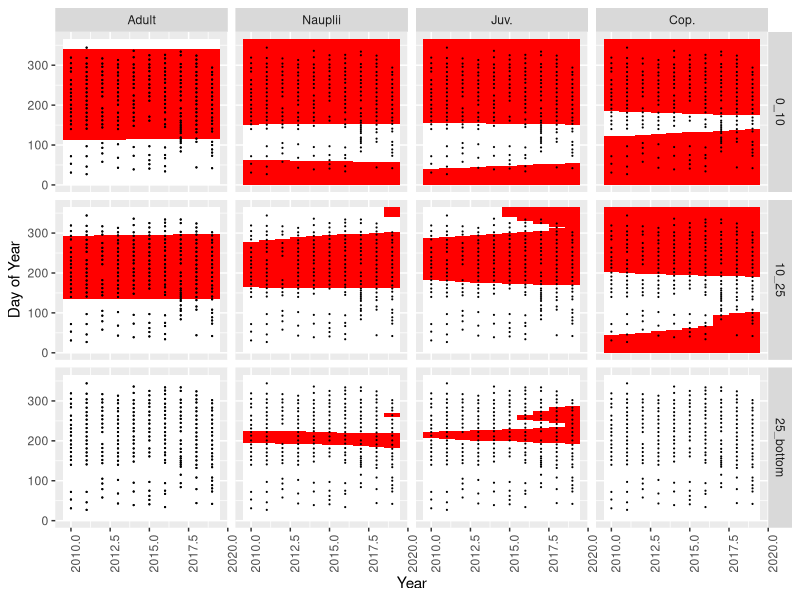
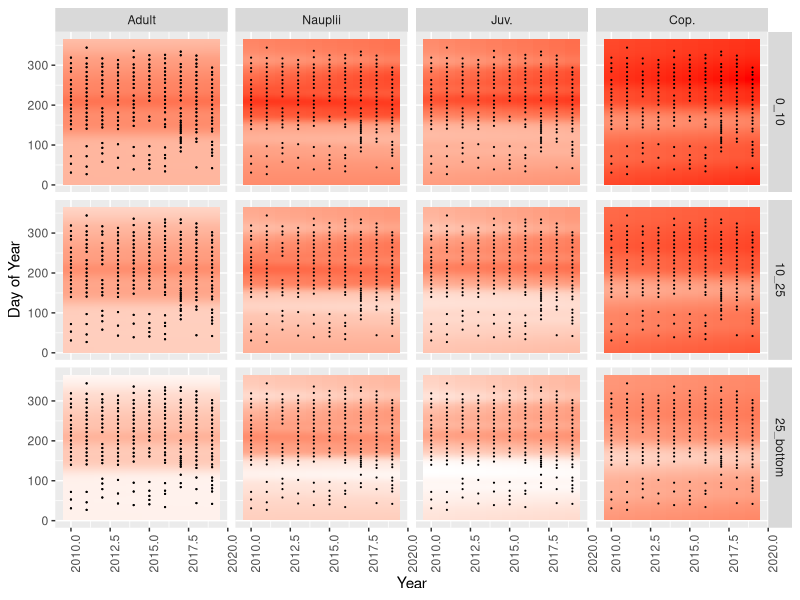
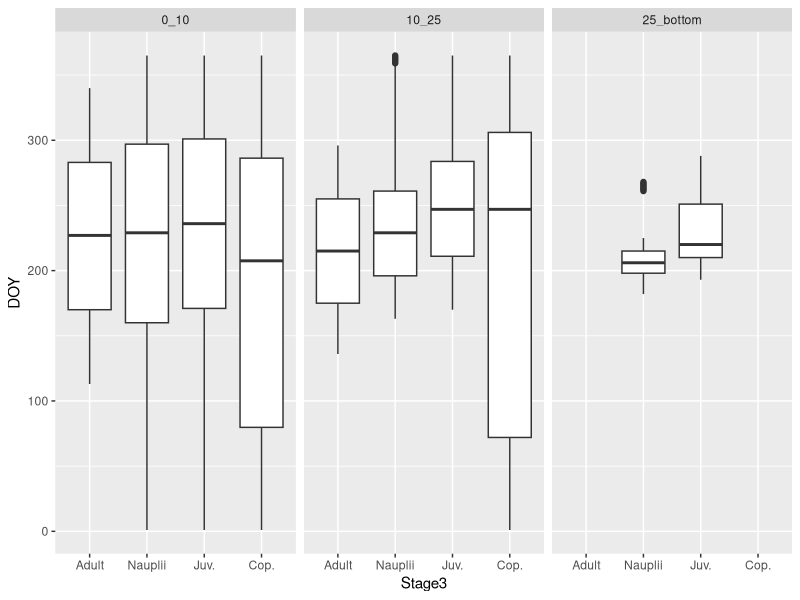
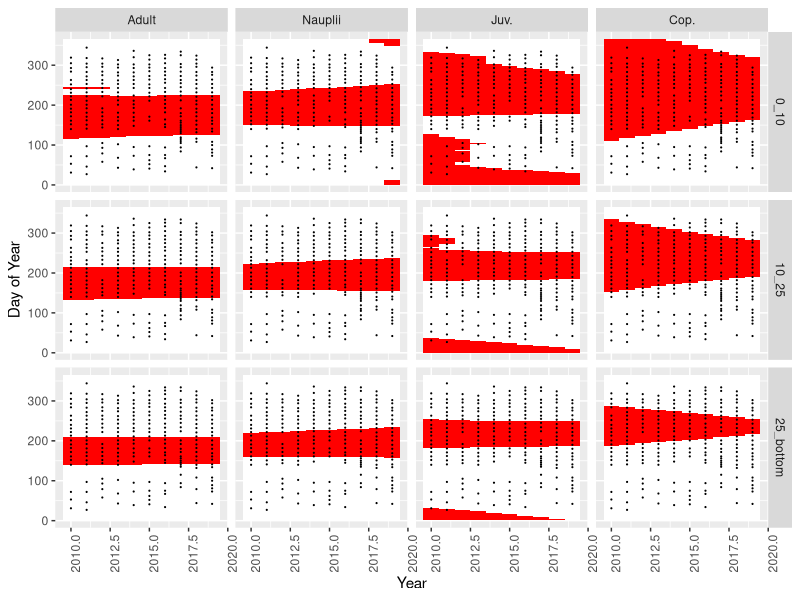
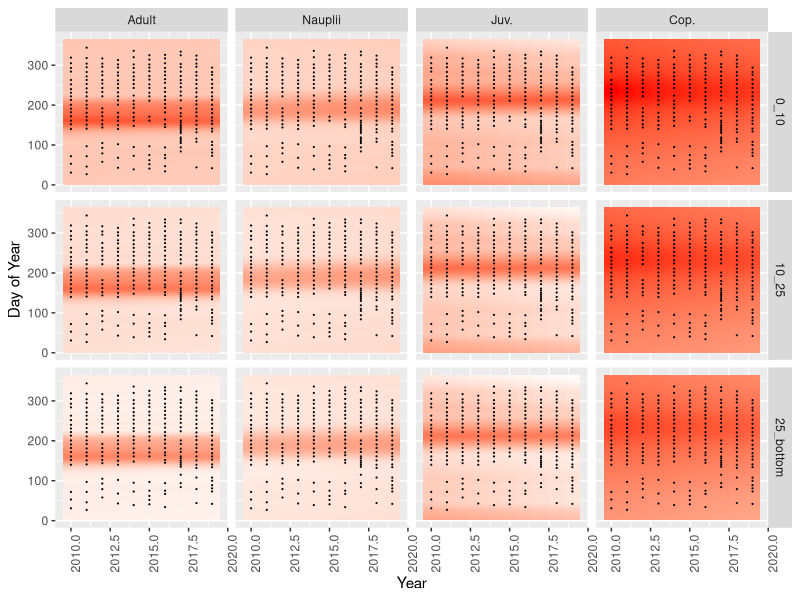
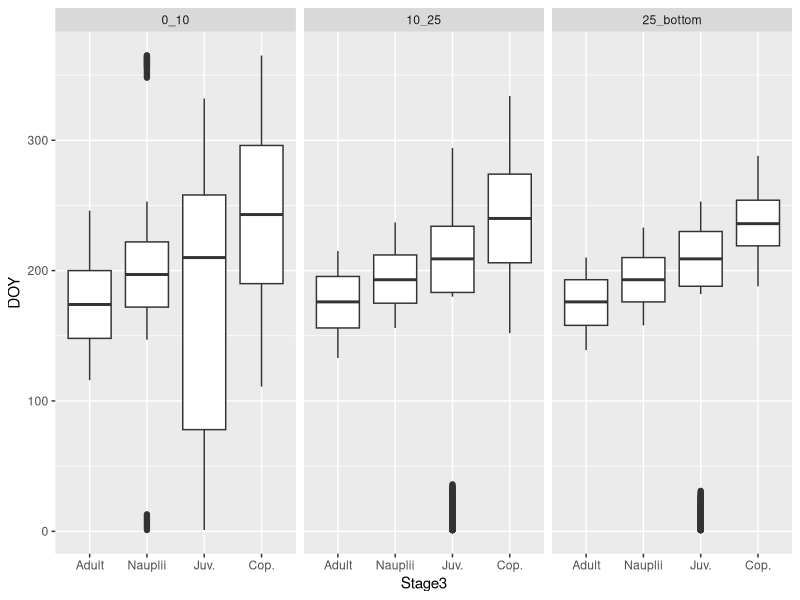
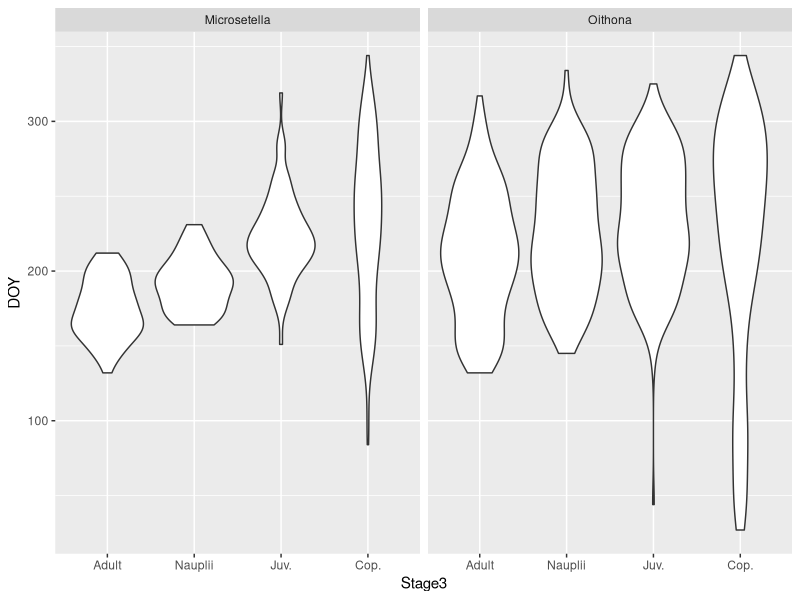

Source code (R) for these figures, in order:
library(reshape2)
library(dplyr)
library(stringr)
library(ggplot2)
library(mgcv)
library(gridExtra)

cop_init_100 <- read.table("Data/Oithona_Microsetella_100_mkm.csv", sep = ",", header = T)


cop100 <- melt(cop_init_100, id.vars = c("Day","Month","Year","Date"), variable.name = "Stage", value.name = "N") 

unique(cop100$Stage)


cop100$Depth[str_detect(as.character(cop100$Stage), "_1")] <- "0_10"  
cop100$Depth[str_detect(as.character(cop100$Stage), "_25")] <- "0_25"  
cop100$Depth[str_detect(as.character(cop100$Stage), "_3")] <- "25_bottom" 
cop100$Depth[is.na(cop100$Depth)] <- "10_25" 

cop100$Stage2[str_detect(as.character(cop100$Stage), "_F_")] <- "Female"
cop100$Stage2[str_detect(as.character(cop100$Stage), "_M_")] <- "Male"
cop100$Stage2[str_detect(as.character(cop100$Stage), "_C_")] <- "Cop."
cop100$Stage2[str_detect(as.character(cop100$Stage), "_J_")] <- "Juv."
cop100$Stage2[str_detect(as.character(cop100$Stage), "_A_")] <- "Adult"
cop100$Stage2[str_detect(as.character(cop100$Stage), "_N_")] <- "Nauplii"
cop100$Stage2[is.na(cop100$Stage2)] <- "Total"

table(cop100$Stage2)


cop100$Sp[str_detect(as.character(cop100$Stage), "OITO")] <- "Oithona"
cop100$Sp[str_detect(as.character(cop100$Stage), "MIC")] <- "Microsetella"


#Remove all cases with NA in Abundance
cop100 <- cop100[! is.na(cop100$N), ]




#Construct the variable vith date of sample
cop100$Date_text <- with(cop100, paste(Day,Month,Year, sep = "-"))

cop100$Date <- as.POSIXct(as.Date(cop100$Date_text, format = "%d-%m-%Y"))



#Combine Males and Females in one category 
cop100$Stage3 <- cop100$Stage2

cop100$Stage3[cop100$Stage3 == "Male" | cop100$Stage3 == "Female"] <- "Adult"

unique(cop100$Stage3)


#Ordering stages 
cop100$Stage3 <- factor(cop100$Stage3, levels = c("Adult", "Nauplii", "Juv.", "Cop.", "Total") )

unique(cop100$Stage3)




#Constructing date of sample as Day from yar beginning

cop100$DOY <- as.numeric(strftime(cop100$Date, format = "%j"))


# Log transformation for abundance

cop100$Log_N <- log(cop100$N + 1)




# Model fitting  for Oithona


cop_Oit <- cop100 %>% filter(Sp == "Oithona", Stage3 != "Total")

Mod_Oit <- gam(Log_N ~ s(Year, DOY, by = Stage3) + Stage3*Depth, data = cop_Oit)



new_data_Oit <- expand.grid(Stage3 = unique(cop_Oit$Stage3), Depth =unique(cop_Oit$Depth),  DOY = 1:365, Year = seq(min(cop_Oit$Year), max(cop_Oit$Year), 1))

new_data_Oit$Predicted <- predict(Mod_Oit, newdata = new_data_Oit)



mean_Oit <- cop_Oit %>% group_by(Stage3) %>% summarise(Mean = mean(Log_N))

new_data_Oit2 <- merge(new_data_Oit, mean_Oit)

new_data_Oit2$Anom <- ifelse(new_data_Oit2$Predicted >= new_data_Oit2$Mean, 1, -1)

ggplot(new_data_Oit2, aes(x = Year, y = DOY)) + geom_tile(aes(fill = Anom)) + facet_grid(Depth~Stage3) + scale_fill_gradient(low = "white", high = "red") + geom_point(data = cop_Oit, aes(x = Year, y = DOY), size = 0.1) + guides(fill = "none") + theme(axis.text.x = element_text(angle = 90)) + labs(y = "Day of Year")



ggplot(new_data_Oit, aes(x = Year, y = DOY)) + geom_tile(aes(fill = Predicted)) + facet_grid(Depth ~ Stage3) + scale_fill_gradient(low = "white", high = "red") + geom_point(data = cop_Oit, aes(x = Year, y = DOY), size = 0.1) + guides(fill = "none") + theme(axis.text.x = element_text(angle = 90)) + labs(y = "Day of Year")


df_Oit <- new_data_Oit2 %>% filter(Anom == 1) 
ggplot(df_Oit, aes(x = Stage3, y =  DOY)) + geom_boxplot() + facet_wrap(~Depth)





#Modelfittng for Microsetella


cop_Mic <- cop100 %>% filter( Sp == "Microsetella", Stage3 != "Total")

Mod_Mic <- gam(Log_N ~ s(Year, DOY, by = Stage3) + Stage3*Depth, data = cop_Mic, family = "gaussian")

# plot(Mod_Mic, pages = 1)

new_data_Mic <- expand.grid(Stage3 = unique(cop_Mic$Stage3),  Depth =unique(cop_Mic$Depth),  DOY = 1:365, Year = seq(min(cop_Mic$Year), max(cop_Mic$Year), 1))

new_data_Mic$Predicted <- predict(Mod_Mic, newdata = new_data_Mic, type = "response")


mean_Mic <- cop_Mic %>% group_by(Stage3) %>% summarise(Mean = mean(Log_N))

new_data_Mic2 <- merge(new_data_Mic, mean_Mic)

new_data_Mic2$Anom <- ifelse(new_data_Mic2$Predicted >= new_data_Mic2$Mean, 1, -1)


ggplot(new_data_Mic2, aes(x = Year, y = DOY)) + geom_tile(aes(fill = Anom)) + facet_grid(Depth ~ Stage3) + scale_fill_gradient(low = "white", high = "red") + geom_point(data = cop_Mic, aes(x = Year, y = DOY), size = 0.1) + guides(fill = "none") + theme(axis.text.x = element_text(angle = 90)) + labs(y = "Day of Year") 

ggplot(new_data_Mic, aes(x = Year, y = DOY)) + geom_tile(aes(fill = Predicted)) + facet_grid(Depth ~ Stage3) + scale_fill_gradient(low = "white", high = "red") + geom_point(data = cop_Mic, aes(x = Year, y = DOY), size = 0.1) + guides(fill = "none") + theme(axis.text.x = element_text(angle = 90)) + labs(y = "Day of Year") 



df_Mic <- new_data_Mic2 %>% filter(Anom == 1) 
ggplot(df_Mic, aes(x = Stage3, y =  DOY)) + geom_boxplot() + facet_wrap(~Depth)





## Distributios of DOY for species and Stages

mean_N <- cop100 %>% group_by(Sp, Stage3, Depth) %>% summarize(Mean_N = mean(N))

df <- merge(cop100, mean_N)

df$Anom <- ifelse(df$N >= df$Mean_N, 1, -1)

ggplot(df[df$N > quantile(df$N,probs = 0.75 ) , ], aes(x = Stage3, y = DOY)) + geom_violin() + facet_wrap(~Sp)
